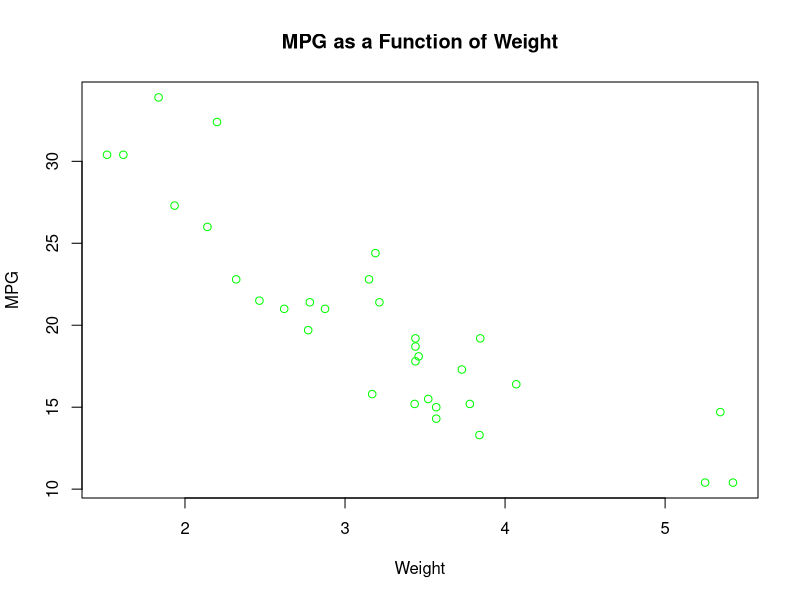
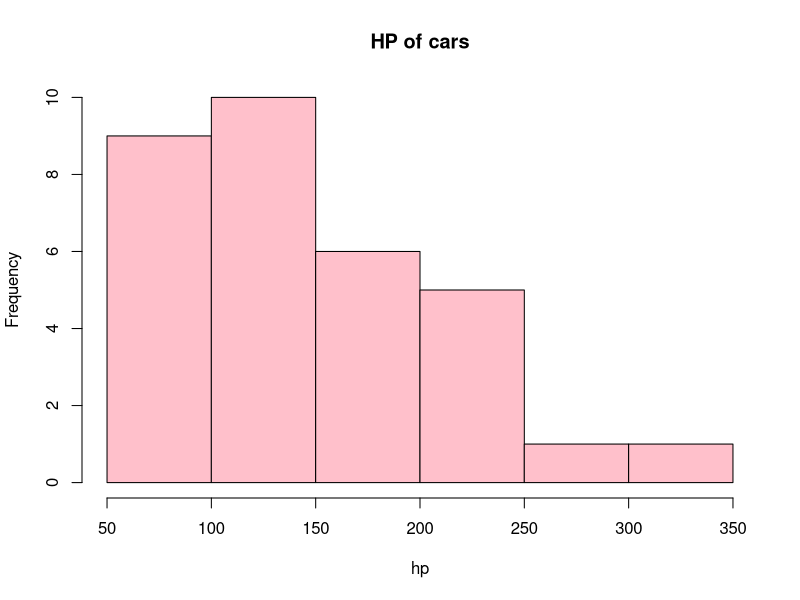

The R script that drew these images, in order:
## ---- chunk 1
knitr::opts_chunk$set(echo = TRUE)
## ---- chunk 2
data(mtcars) 
plot(mtcars$wt, mtcars$mpg,
     col = "green",  
     main = "MPG as a Function of Weight", 
     xlab = "Weight",
     ylab = "MPG") 
## ---- chunk 3
hist(mtcars$hp, 
     main = "HP of cars",
     xlab = "hp",
     col = "pink")
